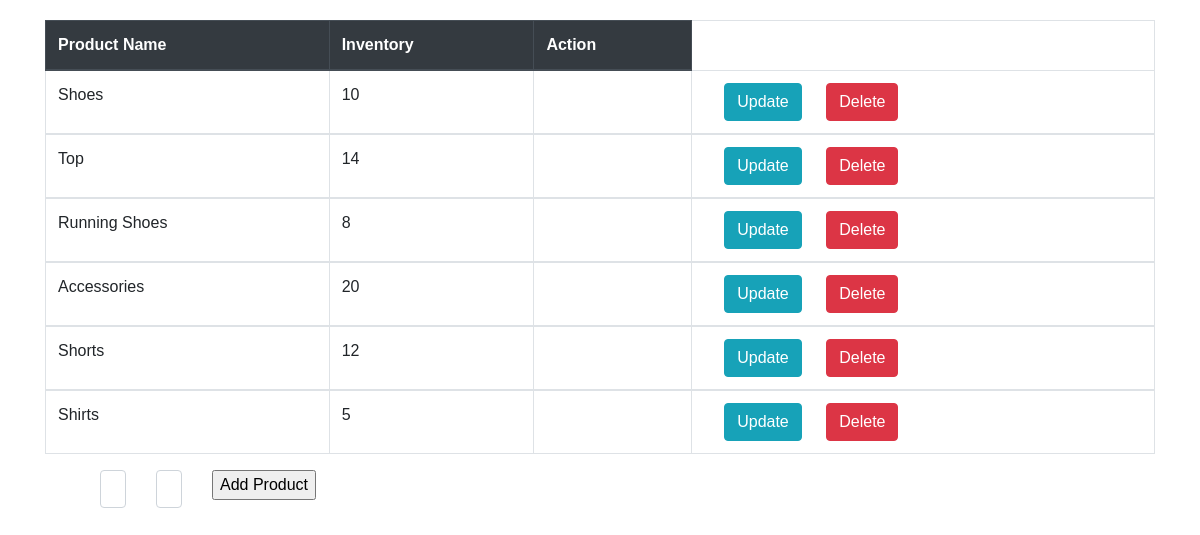
/sell.php, run on the app's committed database.
### tables this page shows
CREATE TABLE `Products` (
  `id` int(11) NOT NULL,
  `ProductName` varchar(50) NOT NULL,
  `InventoryAmount` varchar(50) NOT NULL
);

### process.php (called while the page is built, shortened)
<?php
$product = "";
    $Namount = "";
    $updateProduct = false;
?>

### sell.php (the view, shortened to what this page needs)
<!DOCTYPE HTML>
<html>
<head>
    <link rel="stylesheet" href="https://stackpath.bootstrapcdn.com/bootstrap/4.5.2/css/bootstrap.min.css">
    <link rel="stylesheet" type="text/css" href="style.css">
</head>
<body>
    <?php
    include "process.php";
    ?>
    <div class="container">
        <?php
    $query = "SELECT * FROM Products";
    $result = mysqli_query($dbc, $query);
        ?>
        <table class="table table-bordered">
            <thead class="thead-dark">
                <tr>
                    <th> Product Name </th>
                    <th> Inventory </th>
                    <th> Action </th>
                </tr>
            </thead>
            <?php
                while ($row = mysqli_fetch_array($result)):
            ?>
            <tbody>
            <tr>
                <td> <?php echo $row['ProductName']  ?></td>
                <td> <?php echo $row['InventoryAmount'] ?></td>
                <td></td>
                <td>
                    <a href="sell.php?update=<?php echo $row['id'];?>" class="btn btn-info"> Update </a>
                    <a href="process.php?delete=<?php echo $row['id'];?>" class="btn btn-danger"> Delete </a>
                </td>
            </tr>
                </tbody>
            <?php endwhile;
            ?>
        </table>
    </div>
    <div class="mx-auto" style="width:1000px;">
        <form method="POST" action = "process.php">
            <div class="row wrapper">
                <div class="col">
                    <input type="text" class="form-control" name="product" placeholder="Product Name" value="<?php echo $product; ?>">
                </div>
                <div class="col">
                    <input type="text" class="form-control" name="amount" placeholder="Inventory" value="<?php echo $Namount; ?>">
                </div>
                <?php
        if ($updateProduct == true) {
          ?>
                <input type = "submit" id="button" name="update" value = "Update">
                <?php
      }
      else { ?>
                <div class="col">
                    <input id="button" name = "save" type="submit" value="Add Product">
                </div>
            </div>
            <?php
        }
      ?>
        </form>
    </div>
</body>
</html>

### style.css (style rules this page uses)
body { font-family: "Poppins", sans-serif; }
table { margin-top:20px; }
.btn { margin-left:20px; }
.col { flex-grow: 0; }

### data on the page
products: ProductName "Shoes", InventoryAmount "10"
products: ProductName "Top", InventoryAmount "14"
products: ProductName "Running Shoes", InventoryAmount "8"
products: ProductName "Accessories", InventoryAmount "20"
products: ProductName "Shorts", InventoryAmount "12"
products: ProductName "Shirts", InventoryAmount "5"
